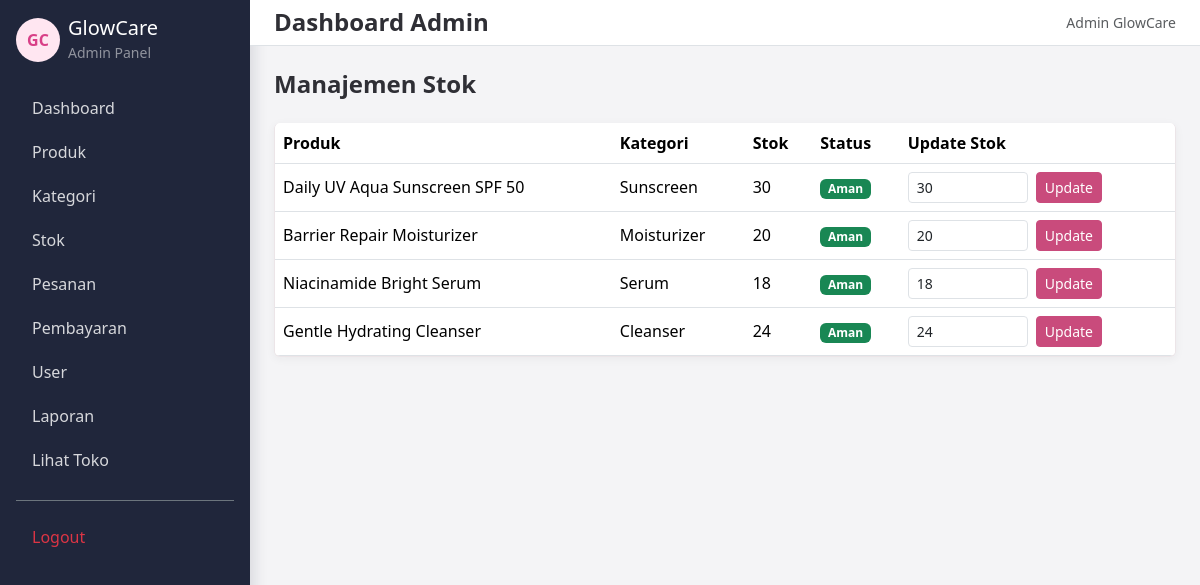
The page /index.php?page=admin_stock (signed in) on the database its author committed.
### tables this page shows
CREATE TABLE IF NOT EXISTS produk (
    id_produk INT AUTO_INCREMENT PRIMARY KEY,
    id_kategori INT NULL,
    nama_produk VARCHAR(150) NOT NULL,
    deskripsi TEXT,
    harga INT NOT NULL DEFAULT 0,
    stok INT NOT NULL DEFAULT 0,
    berat_produk INT NOT NULL DEFAULT 0,
    foto VARCHAR(255) DEFAULT '',
    created_at TIMESTAMP DEFAULT CURRENT_TIMESTAMP,
    CONSTRAINT fk_produk_kategori
        FOREIGN KEY (id_kategori) REFERENCES kategori(id_kategori)
        ON DELETE SET NULL
);

CREATE TABLE IF NOT EXISTS kategori (
    id_kategori INT AUTO_INCREMENT PRIMARY KEY,
    nama_kategori VARCHAR(100) NOT NULL
);

### app/controllers/AdminController.php (called while the page is built, shortened)
<?php
require_once __DIR__ . "/../models/Product.php";
class AdminController
{
    private $product;
    public function __construct()
    {
        $database = new Database();
        $db = $database->connect();
        $this->product = new Product($db);
    }
    public function stock()
    {
        $products = $this->product->getAll();
        require "app/views/admin/stock.php";
    }
}

### index.php (called while the page is built, shortened)
<?php
require_once 'routes/web.php';

### app/models/Product.php (called while the page is built, shortened)
<?php
class Product
{
    private $conn;
    public function __construct($db)
    {
        $this->conn = $db;
    }
    public function getAll()
    {
        $sql = "SELECT p.*, k.nama_kategori
                FROM produk p
                LEFT JOIN kategori k
                ON p.id_kategori = k.id_kategori
                ORDER BY p.id_produk DESC";
        $stmt = $this->conn->prepare($sql);
        $stmt->execute();
        return $stmt->fetchAll(PDO::FETCH_ASSOC);
    }
}

### app/views/admin/stock.php (the view, shortened to what this page needs)
<!DOCTYPE html>
<html lang="id">
<head>
    <link href="https://cdn.jsdelivr.net/npm/bootstrap@5.3.3/dist/css/bootstrap.min.css" rel="stylesheet">
    <link rel="stylesheet" href="assets/css/style.css?v=20260714-4">
</head>
<body class="bg-light">
<?php include "app/views/layouts/sidebar.php"; ?>
<div class="admin-shell">
<?php include "app/views/layouts/navbar.php"; ?>
<main class="container-fluid p-4">
    <h2 class="h4 fw-bold mb-4">Manajemen Stok</h2>
    <div class="panel-card table-responsive">
        <table class="table mb-0 align-middle">
            <thead><tr><th>Produk</th><th>Kategori</th><th>Stok</th><th>Status</th><th>Update Stok</th></tr></thead>
            <tbody>
                <?php foreach ($products as $produk) { ?>
                    <tr>
                        <td><?= htmlspecialchars($produk['nama_produk']); ?></td>
                        <td><?= htmlspecialchars($produk['nama_kategori'] ?? '-'); ?></td>
                        <td><?= (int) $produk['stok']; ?></td>
                        <td>
                            <?php if ((int) $produk['stok'] == 0) { ?>
                                <span class="badge text-bg-danger">Habis</span>
                            <?php } elseif ((int) $produk['stok'] <= 5) { ?>
                                <span class="badge text-bg-warning">Menipis</span>
                            <?php } else { ?>
                                <span class="badge text-bg-success">Aman</span>
                            <?php } ?>
                        </td>
                        <td>
                            <form action="index.php?page=admin_stock_update" method="POST" class="d-flex gap-2">
                                <input type="number" name="stok" class="form-control form-control-sm" value="<?= (int) $produk['stok']; ?>" min="0" style="max-width: 120px;">
                                <button class="btn btn-brand btn-sm">Update</button>
                            </form>
                        </td>
                    </tr>
                <?php } ?>
            </tbody>
        </table>
    </div>
</main>
</div>
</body>
</html>

### assets/css/style.css (style rules this page uses)
* { box-sizing: border-box; }
body { margin: 0; background: #f6f3f4; color: #2f2f35; font-family: "Segoe UI", Arial, sans-serif; }
.auth-card, .panel-card, .product-card { border: 1px solid #ece5e8; border-top: 0; border-radius: 6px; background: #fff; box-shadow: 0 2px 10px rgba(36, 34, 45, .05); }
.btn-brand { background: #c94b7c; border-color: #c94b7c; color: #fff; }
.admin-shell { margin-left: 250px; min-height: 100vh; background: #f4f4f6; }

### rows shown on the page
produk: nama_produk "Daily UV Aqua Sunscreen SPF 50", id_kategori.nama_kategori "Sunscreen", stok "30", shows "Aman"
produk: nama_produk "Barrier Repair Moisturizer", id_kategori.nama_kategori "Moisturizer", stok "20", shows "Aman"
produk: nama_produk "Niacinamide Bright Serum", id_kategori.nama_kategori "Serum", stok "18", shows "Aman"
produk: nama_produk "Gentle Hydrating Cleanser", id_kategori.nama_kategori "Cleanser", stok "24", shows "Aman"

### other values the page prints
$_SESSION['username'] "Admin GlowCare"
